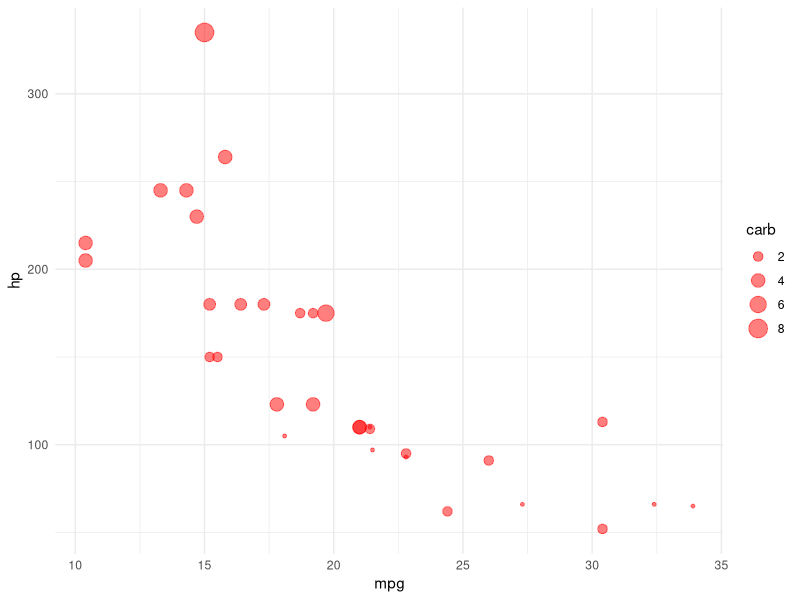

This chart was generated by the following R code:
## ---- chunk 1
#| label: tbl-uno
#| tbl-cap: Autos


library(flextable)
library(tidyverse)
library(ggplot2)
data("mtcars")


uno <- mtcars %>% 
  #rownames_to_column(var = "Autos") %>% 
  mutate(cyl = as.factor(cyl)) %>% 
  group_by(cyl) %>% 
  summarise_all(mean)

flextable(uno)

## ---- chunk 2
#| label: fig-line
#| fig-cap: "Scatter plot"


ggplot(data = mtcars) +
  geom_point(aes(x = mpg, y = hp, size = carb), colour = "red", alpha = 0.5) +
  theme_minimal()
  
